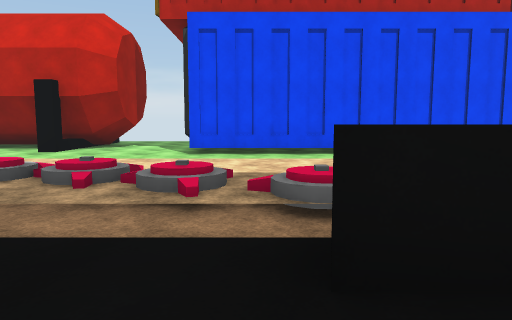
View 1 (above)

23 first-person views from a walk through a scene from a Unity 3-D project. The camera is 1.2 m above the floor, tilts 6° down and sees 70° across. The floor is counted in squares, 2 m on a side. Each view is taken from the middle of a square. On the plan, view 1 faces up. The plan holds only what a view shows up to about 10 squares ahead; the rest is blank. The place goes on beyond the plan. Some surface patterns are stand-ins.

View 2
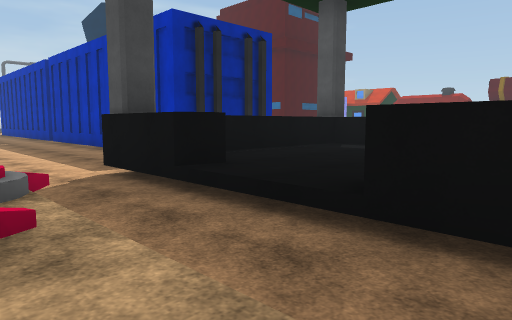

View 3
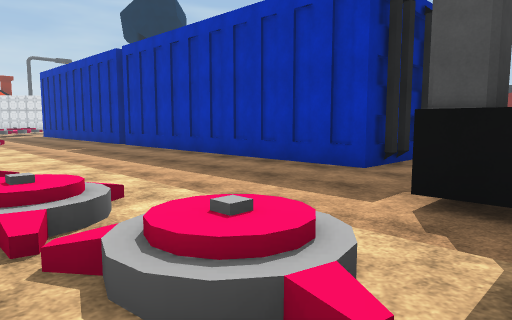

View 4
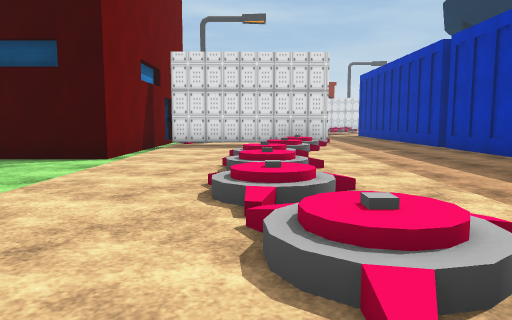

View 5
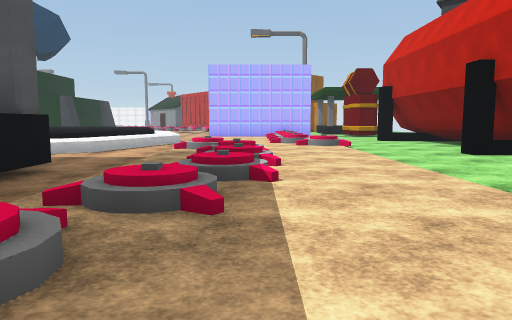

View 6
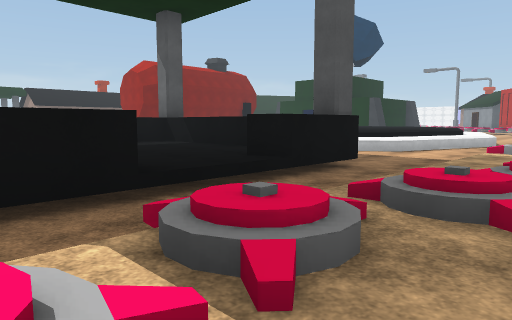

View 7
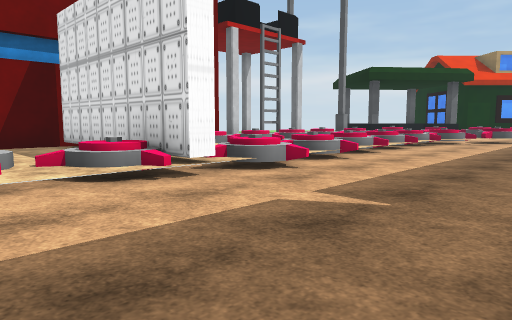

View 8
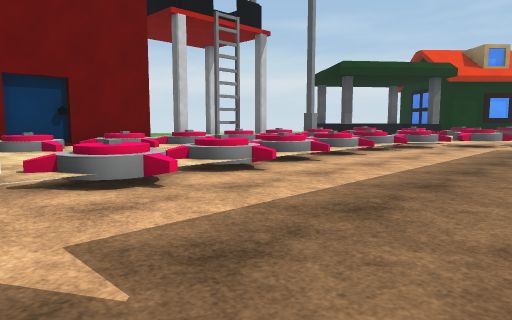

View 9
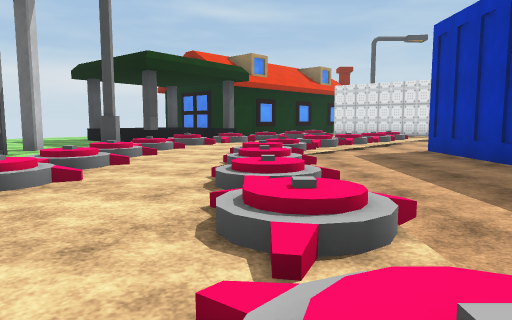

View 10
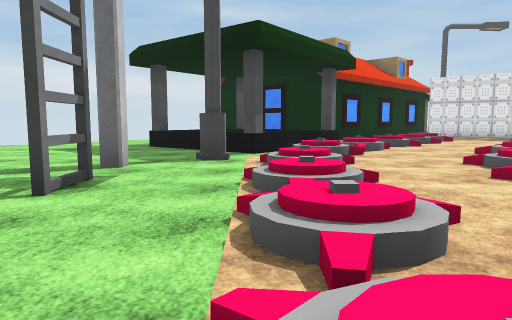

View 11
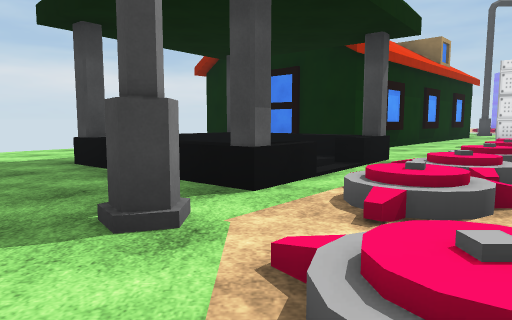

View 12
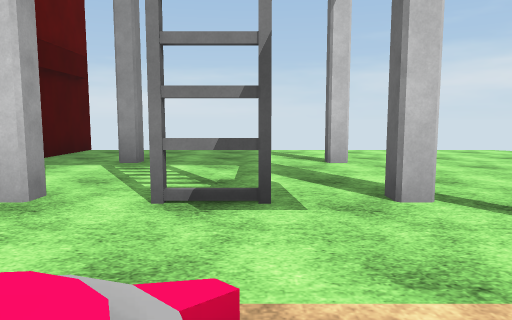

View 13
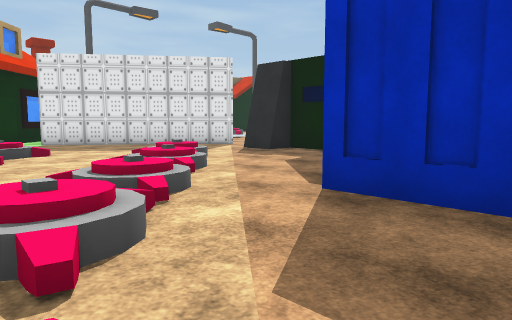

View 14
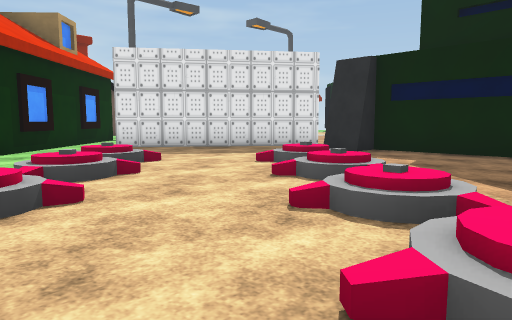

View 15
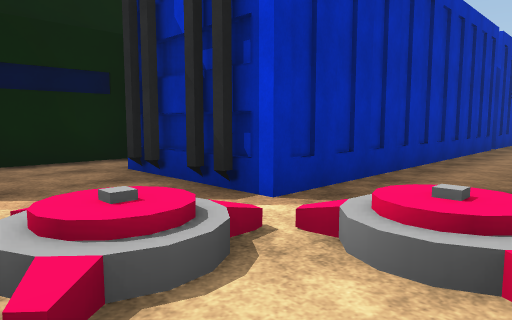

View 16
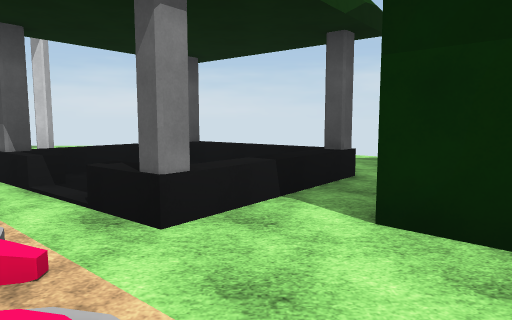

View 17
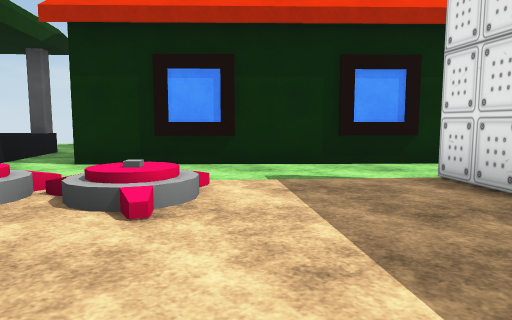

View 18
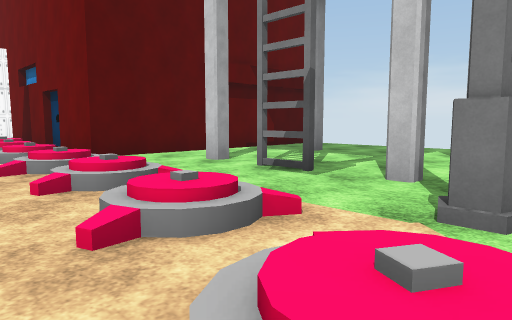

View 19
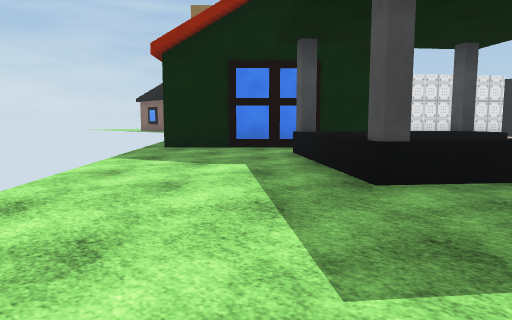

View 20
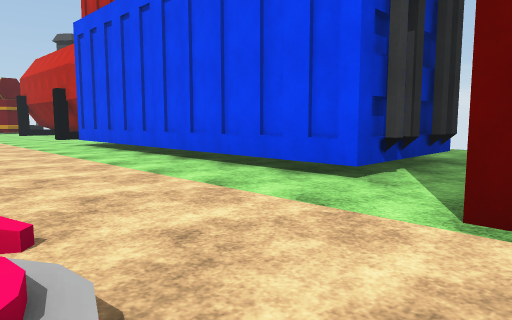

View 21
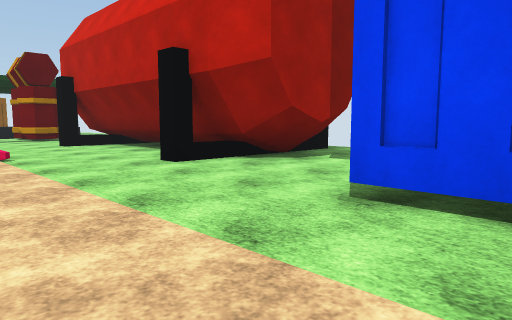

View 22
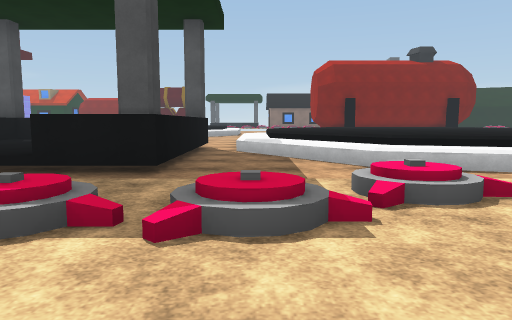

View 23
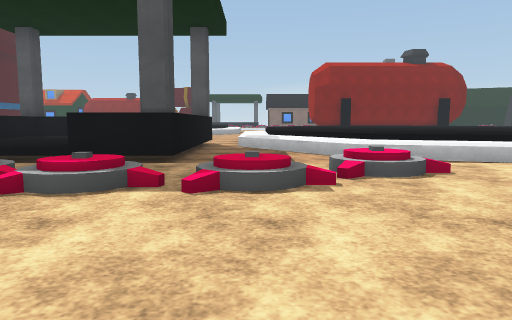

### Floor plan
Key: @ floor where view 1 was taken; # wall or solid block; . main floor; : floor 0.25 m higher than the main floor; - floor 0.25 m lower than the main floor; + floor 0.75 m higher than the main floor; / step, stairs or slope; = window, fence, low wall or low ledge; ^ raised ledge; T tower; O other object.
Columns run from 8 left of view 1 to 32 right of it. Each row starts with its distance up from view 1.
 15                        #
 14               ..       #.........
 13    #.         ..       #..........
 12    ##.        ..       #.T..T.......
 11 #####.         #       #.............
 10 ####... ^^^  ^^#.      #..............
  9 .......#########.#     #.T.TT...^^^....
  8 .................#######.....#.^^ ^^..##
  7 O..................#O.O.OOO.O..^. .^.##
  6 ...................#.........//...^###
  5 ...OO.O.....OOO.O..#...........O.^.###
  4 .O.....O.OO......O.#.OOO.OO.O...//..##
  3 ////////////////////////////.O..///..##
  2 -----#=//=#-----------------/.O..///..##
  1 ==---#::::=------------------/..../....##
  0  =/--=::@:=-------------------/OO... #  #
 -1  +=--=::::=-##################--/...#
 -2  ++=-=: ::= #                #---/.##
 -3    =-#^  ^# #                #----##
 -4                              -----#/
 -5                              ######

Positions as (right, up) in squares from view 1, and headings:
1: (0, 0), facing up
2: (-3, 4), facing down-right
3: (1, 5), facing down-right
4: (2, 5), facing right
5: (2, 5), facing left
6: (2, 5), facing down-left
7: (9, 0), facing up-right
8: (11, 0), facing up-right
9: (12, 4), facing right
10: (15, 7), facing right
11: (19, 7), facing right
12: (19, 6), facing up
13: (19, 3), facing down-right
14: (21, 4), facing down-right
15: (24, 2), facing down-left
16: (26, 2), facing up
17: (25, -1), facing up-right
18: (22, 5), facing up-left
19: (23, 13), facing down-right
20: (9, 5), facing up-left
21: (0, 6), facing up-left
22: (-5, 7), facing down
23: (-5, 8), facing down
